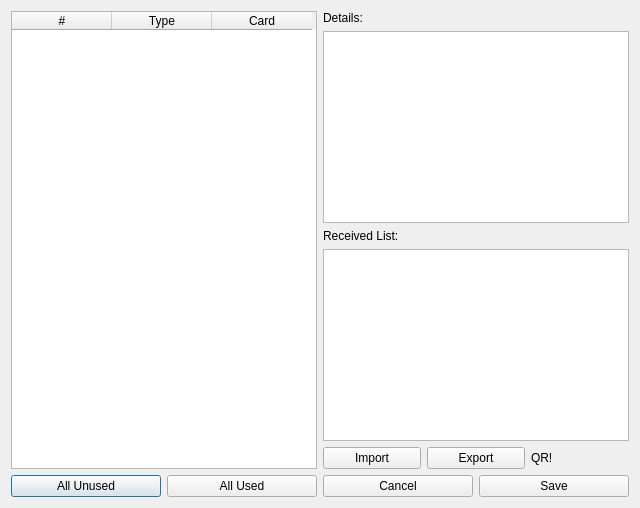
<?xml version="1.0" encoding="UTF-8"?>
<ui version="4.0">
 <class>SAV_Wondercard</class>
 <widget class="QDialog" name="SAV_Wondercard">
  <property name="windowTitle">
   <string>Mystery Gift I/O</string>
  </property>
  <property name="minimumSize">
   <size>
    <width>640</width>
    <height>420</height>
   </size>
  </property>
  <layout class="QHBoxLayout" name="WondercardRoot">
   <item>
    <layout class="QVBoxLayout" name="AlbumCol">
     <item>
      <widget class="QTableWidget" name="FLP_Gifts">
       <property name="columnCount">
        <number>3</number>
       </property>
       <column>
        <property name="text">
         <string>#</string>
        </property>
       </column>
       <column>
        <property name="text">
         <string>Type</string>
        </property>
       </column>
       <column>
        <property name="text">
         <string>Card</string>
        </property>
       </column>
      </widget>
     </item>
     <item>
      <layout class="QHBoxLayout" name="UsedRow">
       <item>
        <widget class="QPushButton" name="B_UnusedAll">
         <property name="text">
          <string>All Unused</string>
         </property>
        </widget>
       </item>
       <item>
        <widget class="QPushButton" name="B_UsedAll">
         <property name="text">
          <string>All Used</string>
         </property>
        </widget>
       </item>
      </layout>
     </item>
    </layout>
   </item>
   <item>
    <layout class="QVBoxLayout" name="DetailCol">
     <item>
      <widget class="QLabel" name="L_Details">
       <property name="text">
        <string>Details:</string>
       </property>
      </widget>
     </item>
     <item>
      <widget class="QPlainTextEdit" name="RTB"/>
     </item>
     <item>
      <widget class="QLabel" name="L_Received">
       <property name="text">
        <string>Received List:</string>
       </property>
      </widget>
     </item>
     <item>
      <widget class="QListWidget" name="LB_Received"/>
     </item>
     <item>
      <layout class="QHBoxLayout" name="IoRow">
       <item>
        <widget class="QPushButton" name="B_Import">
         <property name="text">
          <string>Import</string>
         </property>
        </widget>
       </item>
       <item>
        <widget class="QPushButton" name="B_Output">
         <property name="text">
          <string>Export</string>
         </property>
        </widget>
       </item>
       <item>
        <widget class="QLabel" name="L_QR">
         <property name="text">
          <string>QR!</string>
         </property>
        </widget>
       </item>
      </layout>
     </item>
     <item>
      <layout class="QHBoxLayout" name="SaveRow">
       <item>
        <widget class="QPushButton" name="B_Cancel">
         <property name="text">
          <string>Cancel</string>
         </property>
        </widget>
       </item>
       <item>
        <widget class="QPushButton" name="B_Save">
         <property name="text">
          <string>Save</string>
         </property>
        </widget>
       </item>
      </layout>
     </item>
    </layout>
   </item>
  </layout>
 </widget>
 <resources/>
 <connections/>
</ui>
